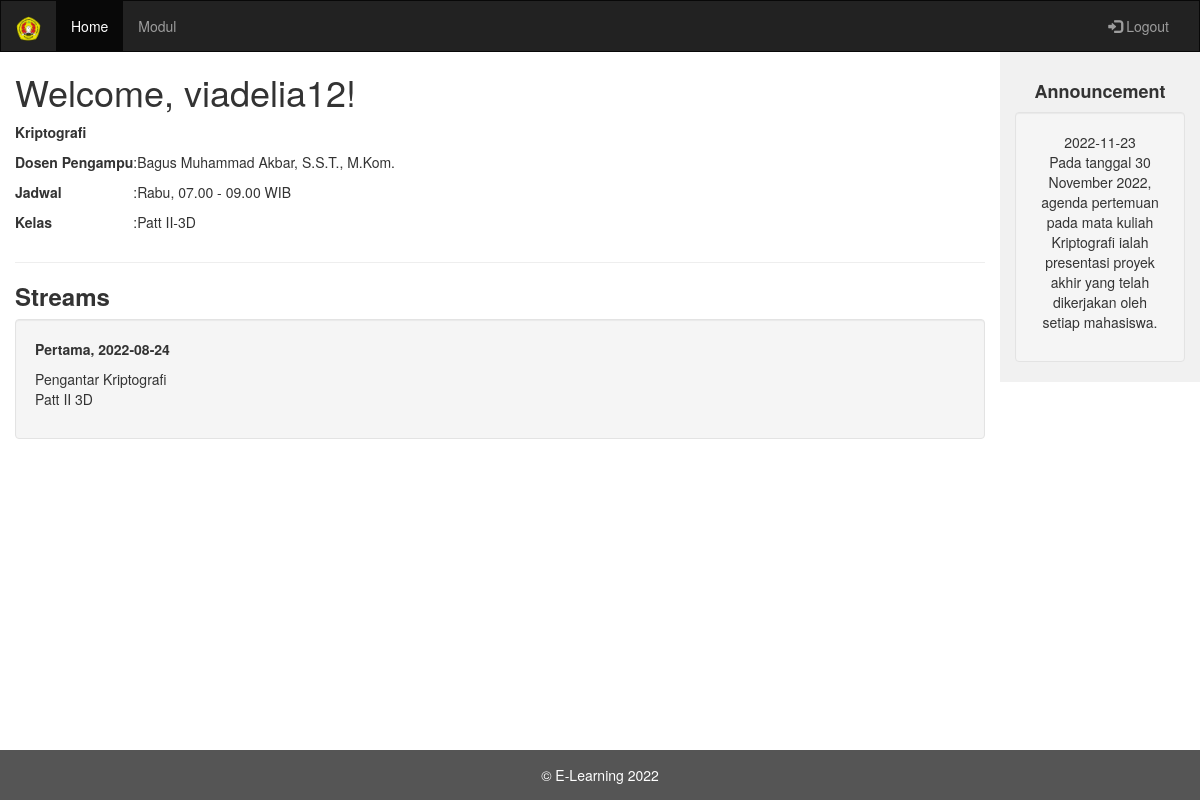
Page /index.php (signed in) on the committed database.
### tables this page shows
CREATE TABLE `jadwal` (
  `id_jadwal` int(11) NOT NULL,
  `pertemuan` varchar(10) NOT NULL,
  `topik` text NOT NULL,
  `tanggal` date NOT NULL,
  `tempat` varchar(50) NOT NULL
);

CREATE TABLE `information` (
  `date` date NOT NULL,
  `notes` text NOT NULL
);

### vigenere.php (called while the page is built, shortened)
<?php
function decrypt($pswd, $text)
{
    $pswd = strtolower($pswd);
    $ki = 0;
    $kl = strlen($pswd);
    $length = strlen($text);
    for ($i = 0; $i < $length; $i++) {
        if (ctype_alpha($text[$i])) {
            if (ctype_upper($text[$i])) {
                $x = (ord($text[$i]) - ord("A")) - (ord($pswd[$ki]) - ord("a"));
                if ($x < 0) {
                    $x += 26;
                }
                $x = $x + ord("A");
                $text[$i] = chr($x);
            }
            else {
                $x = (ord($text[$i]) - ord("a")) - (ord($pswd[$ki]) - ord("a"));
                if ($x < 0) {
                    $x += 26;
                }
                $x = $x + ord("a");
                $text[$i] = chr($x);
            }
            $ki++;
            if ($ki >= $kl) {
                $ki = 0;
            }
        }
    }
    return $text;
}
?>

### index.php (the view, shortened to what this page needs)
<!DOCTYPE html>
<html lang="en">
<head>
  <link rel="stylesheet" href="https://maxcdn.bootstrapcdn.com/bootstrap/3.4.1/css/bootstrap.min.css">
</head>
<body>
<nav class="navbar navbar-inverse">
    <div class="container-fluid">
      <div class="navbar-header">
        <a class="navbar-brand" href="#"><img src="logo_upn.png" style="width: 25px;"></a>
      </div>
      <div class="collapse navbar-collapse" id="myNavbar">
        <ul class="nav navbar-nav">
          <li class="active"><a href="index.php">Home</a></li>
          <li><a href="modul.php">Modul</a></li>
        </ul>
        <ul class="nav navbar-nav navbar-right">
          <li><a href="logout.php"><span class="glyphicon glyphicon-log-in"></span> Logout</a></li>
        </ul>
      </div>
    </div>
  </nav>
  <div class="container-fluid text-center">
    <div class="row">
      <div class="col-sm-10 text-left">
        <h1>Welcome,
          <?php echo $_SESSION['username'] ?>!
        </h1>
        <p style="font-weight: bold;">Kriptografi</p>
        <table>
          <tr>
            <td><p><strong>Dosen Pengampu</strong></td>
            <td><p>:</p></td>
            <td><p>Bagus Muhammad Akbar, S.S.T., M.Kom.</p></td>
          </tr>
          <tr>
            <td><p><strong>Jadwal</strong></td>
            <td><p> : </p></td>
            <td><p>Rabu, 07.00 - 09.00 WIB</p></td>
          </tr>
          <tr>
            <td><p><strong>Kelas</strong></td>
            <td><p> : </p></td>
            <td><p>Patt II-3D</p></td>
          </tr>
        </table>
        <hr>
        <h3 style="font-weight: bold;">Streams</h3>
        <?php
        include "koneksi.php";
        include "vigenere.php";
        $query = mysqli_query($conn, "SELECT * FROM jadwal");
        while ($data = mysqli_fetch_array($query)) {
        ?>
        <div class="well">
          <p style="font-weight: bold;"><?php echo $data['pertemuan']; ?>, <?php echo $data['tanggal']; ?></p>
          <?php echo $data['topik']; ?>
          <br>
          <p>
            <?php echo decrypt('novia', base64_decode($data['tempat'])); ?>
          </p>
        </div>
        <?php } ?>
      </div>
      <div class="col-sm-2 sidenav">
        <h4 style="font-weight: bold;">Announcement</h4>
        <?php
        include "koneksi.php";
        $query = mysqli_query($conn, "SELECT * FROM information");
        while ($data = mysqli_fetch_array($query)) {
        ?>
        <div class="well">
          <?php echo $data['date']; ?>
          <br>
          <p>
            <?php echo str_rot13(base64_decode($data['notes'])); ?>
          </p>
        </div>
        <?php
        }
        ?>
      </div>
    </div>
  </div>
  <footer class="container-fluid text-center" style="position: fixed; bottom: 0; width: 100%; height: 50px;">
    <p>&#169; E-Learning 2022</p>
  </footer>
</body>
</html>

### index.php (style rules this page uses)
.navbar { margin-bottom: 0; border-radius: 0; }
.sidenav { padding-top: 20px; background-color: #f1f1f1; height: 100%; }
footer { background-color: #555; color: white; padding: 15px; }

### rows in the picture
jadwal: pertemuan "Pertama", tanggal "2022-08-24", topik "Pengantar Kriptografi", tempat "Patt II 3D"
information: date "2022-11-23", notes "Pada tanggal 30 November 2022, agenda pertemuan pada mata kuliah Kriptografi ialah presentasi proyek akhir yang telah dikerjakan oleh setiap mahasiswa."

### other values in the picture
$_SESSION['username'] "viadelia12"
